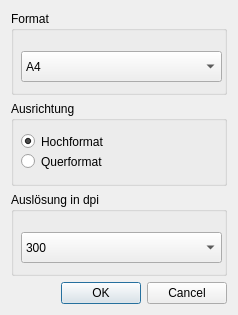
<?xml version="1.0" encoding="UTF-8"?>
<ui version="4.0">
 <class>Dialog</class>
 <widget class="QDialog" name="Dialog">
  <property name="geometry">
   <rect>
    <x>0</x>
    <y>0</y>
    <width>238</width>
    <height>315</height>
   </rect>
  </property>
  <property name="windowTitle">
   <string>Dialog</string>
  </property>
  <layout class="QVBoxLayout" name="verticalLayout">
   <item>
    <widget class="QGroupBox" name="groupBox_2">
     <property name="title">
      <string>Format</string>
     </property>
     <widget class="QComboBox" name="format">
      <property name="geometry">
       <rect>
        <x>10</x>
        <y>40</y>
        <width>201</width>
        <height>31</height>
       </rect>
      </property>
      <item>
       <property name="text">
        <string>A4</string>
       </property>
      </item>
      <item>
       <property name="text">
        <string>A3</string>
       </property>
      </item>
      <item>
       <property name="text">
        <string>A5</string>
       </property>
      </item>
     </widget>
    </widget>
   </item>
   <item>
    <widget class="QGroupBox" name="groupBox">
     <property name="title">
      <string>Ausrichtung</string>
     </property>
     <widget class="QRadioButton" name="quer">
      <property name="geometry">
       <rect>
        <x>10</x>
        <y>50</y>
        <width>115</width>
        <height>21</height>
       </rect>
      </property>
      <property name="text">
       <string>Querformat</string>
      </property>
     </widget>
     <widget class="QRadioButton" name="hoch">
      <property name="geometry">
       <rect>
        <x>10</x>
        <y>30</y>
        <width>115</width>
        <height>21</height>
       </rect>
      </property>
      <property name="text">
       <string>Hochformat</string>
      </property>
      <property name="checked">
       <bool>true</bool>
      </property>
     </widget>
    </widget>
   </item>
   <item>
    <widget class="QGroupBox" name="groupBox_3">
     <property name="title">
      <string>Auslösung in dpi</string>
     </property>
     <widget class="QComboBox" name="dpi">
      <property name="geometry">
       <rect>
        <x>10</x>
        <y>40</y>
        <width>201</width>
        <height>31</height>
       </rect>
      </property>
      <item>
       <property name="text">
        <string>300</string>
       </property>
      </item>
      <item>
       <property name="text">
        <string>72</string>
       </property>
      </item>
      <item>
       <property name="text">
        <string>100</string>
       </property>
      </item>
      <item>
       <property name="text">
        <string>200</string>
       </property>
      </item>
      <item>
       <property name="text">
        <string>500</string>
       </property>
      </item>
     </widget>
    </widget>
   </item>
   <item>
    <widget class="QDialogButtonBox" name="buttonBox">
     <property name="orientation">
      <enum>Qt::Horizontal</enum>
     </property>
     <property name="standardButtons">
      <set>QDialogButtonBox::Cancel|QDialogButtonBox::Ok</set>
     </property>
    </widget>
   </item>
  </layout>
 </widget>
 <tabstops>
  <tabstop>format</tabstop>
  <tabstop>hoch</tabstop>
  <tabstop>quer</tabstop>
 </tabstops>
 <resources/>
 <connections>
  <connection>
   <sender>buttonBox</sender>
   <signal>accepted()</signal>
   <receiver>Dialog</receiver>
   <slot>accept()</slot>
   <hints>
    <hint type="sourcelabel">
     <x>248</x>
     <y>254</y>
    </hint>
    <hint type="destinationlabel">
     <x>157</x>
     <y>274</y>
    </hint>
   </hints>
  </connection>
  <connection>
   <sender>buttonBox</sender>
   <signal>rejected()</signal>
   <receiver>Dialog</receiver>
   <slot>reject()</slot>
   <hints>
    <hint type="sourcelabel">
     <x>316</x>
     <y>260</y>
    </hint>
    <hint type="destinationlabel">
     <x>286</x>
     <y>274</y>
    </hint>
   </hints>
  </connection>
 </connections>
</ui>
